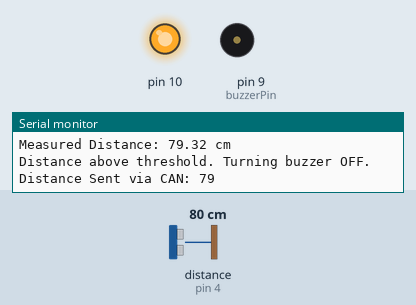
A sketch run on a simulated Arduino Uno, built with avr-gcc and run on an emulated ATmega328P. On the bench: output pins drawn as LEDs (lit = HIGH), buzzer (waves = sounding, pin HIGH), the last lines printed to the serial monitor. Wiring (inferred from the names in the program): ultrasonic range finder: trigger pin 3; echo pin 4. Inputs (shaded band) come from the test bench; at power-on: distance to the obstacle (sensor on pin 4) 80 cm. The echo pulse lasts 58.3 µs per cm; pins used as bus, display or sensor lines are not drawn.

Above: at 1.3 s.
1.4 s: distance to the obstacle (sensor on pin 4) set to 33 cm
2.9 s: distance to the obstacle (sensor on pin 4) set to 27 cm
At 3.6 s:
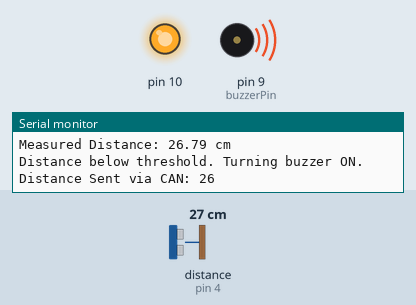
4.8 s: distance to the obstacle (sensor on pin 4) set to 35 cm
At 5.7 s:
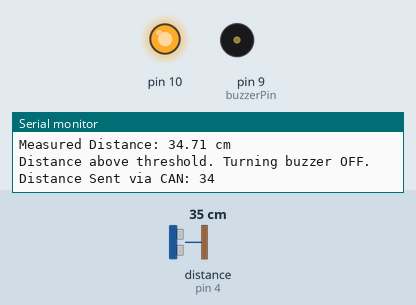
6.4 s: distance to the obstacle (sensor on pin 4) set to 2 cm
At 7.7 s:
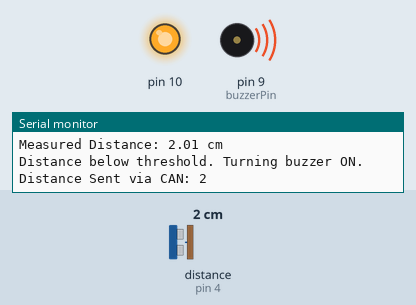
Timing chart, 0 to 9.0 s (numbered marks = the images above; inputs shaded):
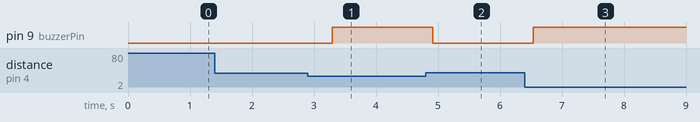

The sketch:

CAN_ultrasonic_mega.ino
```cpp
#include <SPI.h>
#include <mcp2515.h>

MCP2515 mcp2515(10); // CS pin for MCP2515
const int trigPin = 3; // Ultrasonic Trigger Pin
const int echoPin = 4; // Ultrasonic Echo Pin
const int buzzerPin = 9; // Buzzer Pin
const int collisionThreshold = 30; // Collision detection threshold in cm
const int validReadingMin = 2;    // Minimum valid distance in cm
const int validReadingMax = 400;  // Maximum valid distance in cm

void setup() {
  Serial.begin(9600);
  SPI.begin();

  mcp2515.reset();
  mcp2515.setBitrate(CAN_500KBPS, MCP_8MHZ);
  mcp2515.setNormalMode();

  pinMode(trigPin, OUTPUT);
  pinMode(echoPin, INPUT);
  pinMode(buzzerPin, OUTPUT);

  // Ensure the buzzer starts OFF
  digitalWrite(buzzerPin, LOW);
  Serial.println("Ultrasonic ECU Ready");
}

void loop() {
  long duration;
  float distance;

  // Trigger ultrasonic pulse
  digitalWrite(trigPin, LOW);
  delayMicroseconds(2);
  digitalWrite(trigPin, HIGH);
  delayMicroseconds(10);
  digitalWrite(trigPin, LOW);

  // Measure echo duration (timeout after 20ms if no echo is received)
  duration = pulseIn(echoPin, HIGH, 20000); // Wait for echo signal
  if (duration == 0) {
    Serial.println("No echo received. Skipping measurement.");
    turnOffBuzzer();
    return;
  }

  // Calculate distance in cm
  distance = duration * 0.034 / 2;

  // Validate the distance reading
  if (distance < validReadingMin || distance > validReadingMax) {
    Serial.println("Invalid distance reading. Skipping measurement.");
    turnOffBuzzer();
    return;
  }

  // Debugging distance
  Serial.print("Measured Distance: ");
  Serial.print(distance);
  Serial.println(" cm");

  // Check the threshold and control the buzzer
  if (distance < collisionThreshold) {
    Serial.println("Distance below threshold. Turning buzzer ON.");
    turnOnBuzzer(); // Turn the buzzer ON if below threshold
  } else {
    Serial.println("Distance above threshold. Turning buzzer OFF.");
    turnOffBuzzer(); // Turn the buzzer OFF if above threshold
  }

  // Send valid distance over CAN
  sendCANMessage(distance);

  delay(500); // Wait before the next measurement
}

void turnOnBuzzer() {
  digitalWrite(buzzerPin, HIGH);
}

void turnOffBuzzer() {
  digitalWrite(buzzerPin, LOW);
}

void sendCANMessage(float distance) {
  struct can_frame canMsg;
  canMsg.can_id = 0x100; // High-priority ID
  canMsg.can_dlc = 1;    // Data length
  canMsg.data[0] = (distance > 255) ? 255 : (int)distance; // Limit to 255 for single byte

  mcp2515.sendMessage(&canMsg);
  Serial.print("Distance Sent via CAN: ");
  Serial.println((int)distance);
}
```

Measured:
- the behaviour switches between 31 and 30 cm on distance to the obstacle (sensor on pin 4) (found by bisection; images 0 and 1)
- after the input at 2.9 s, pin 9 (buzzerPin): LOW → HIGH after 0.39 s
- after the input at 4.8 s, pin 9 (buzzerPin): HIGH → LOW after 0.11 s
- after the input at 6.4 s, pin 9 (buzzerPin): LOW → HIGH after 0.14 s
